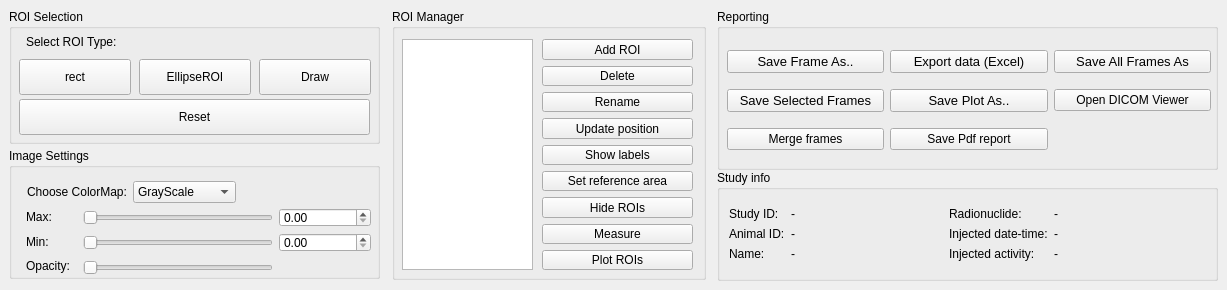
    <widget class="QWidget" name="ProcessingTools">
     <property name="sizePolicy">
      <sizepolicy hsizetype="Expanding" vsizetype="Expanding">
       <horstretch>0</horstretch>
       <verstretch>0</verstretch>
      </sizepolicy>
     </property>
     <attribute name="title">
      <string>Processing Tools</string>
     </attribute>
     <widget class="QGroupBox" name="gB_SaveSection">
      <property name="geometry">
       <rect>
        <x>717</x>
        <y>9</y>
        <width>501</width>
        <height>161</height>
       </rect>
      </property>
      <property name="sizePolicy">
       <sizepolicy hsizetype="MinimumExpanding" vsizetype="MinimumExpanding">
        <horstretch>0</horstretch>
        <verstretch>0</verstretch>
       </sizepolicy>
      </property>
      <property name="title">
       <string>Reporting</string>
      </property>
      <widget class="QWidget" name="layoutWidget">
       <property name="geometry">
        <rect>
         <x>10</x>
         <y>31</y>
         <width>484</width>
         <height>121</height>
        </rect>
       </property>
       <layout class="QGridLayout" name="gridLayout">
        <item row="0" column="0">
         <widget class="QPushButton" name="PB_saveAs">
          <property name="font">
           <font>
            <pointsize>10</pointsize>
           </font>
          </property>
          <property name="toolTip">
           <string>&lt;html&gt;&lt;head/&gt;&lt;body&gt;&lt;p&gt;Saves a single frame.&lt;/p&gt;&lt;/body&gt;&lt;/html&gt;</string>
          </property>
          <property name="text">
           <string>Save Frame As..</string>
          </property>
         </widget>
        </item>
        <item row="0" column="1">
         <widget class="QPushButton" name="PB_plot_excel">
          <property name="font">
           <font>
            <pointsize>10</pointsize>
           </font>
          </property>
          <property name="toolTip">
           <string>&lt;html&gt;&lt;head/&gt;&lt;body&gt;&lt;p&gt;Saves the data for the ROIs in the ROI list. &lt;/p&gt;&lt;/body&gt;&lt;/html&gt;</string>
          </property>
          <property name="text">
           <string>Export data (Excel)</string>
          </property>
         </widget>
        </item>
        <item row="0" column="2">
         <widget class="QPushButton" name="PB_saveAllFrames">
          <property name="font">
           <font>
            <pointsize>10</pointsize>
           </font>
          </property>
          <property name="toolTip">
           <string>&lt;html&gt;&lt;head/&gt;&lt;body&gt;&lt;p&gt;Saves all frames. &lt;/p&gt;&lt;/body&gt;&lt;/html&gt;</string>
          </property>
          <property name="text">
           <string>Save All Frames As</string>
          </property>
         </widget>
        </item>
        <item row="1" column="0">
         <widget class="QPushButton" name="PB_saveSelected">
          <property name="font">
           <font>
            <pointsize>10</pointsize>
           </font>
          </property>
          <property name="toolTip">
           <string>&lt;html&gt;&lt;head/&gt;&lt;body&gt;&lt;p&gt;Saves selected frames. &lt;/p&gt;&lt;/body&gt;&lt;/html&gt;</string>
          </property>
          <property name="text">
           <string>Save Selected Frames</string>
          </property>
         </widget>
        </item>
        <item row="1" column="1">
         <widget class="QPushButton" name="PB_savePlot">
          <property name="font">
           <font>
            <pointsize>10</pointsize>
           </font>
          </property>
          <property name="toolTip">
           <string>&lt;html&gt;&lt;head/&gt;&lt;body&gt;&lt;p&gt;Saves the plot. &lt;/p&gt;&lt;/body&gt;&lt;/html&gt;</string>
          </property>
          <property name="text">
           <string>Save Plot As..</string>
          </property>
         </widget>
        </item>
        <item row="1" column="2">
         <widget class="QPushButton" name="PB_dicomViewer">
          <property name="toolTip">
           <string>&lt;html&gt;&lt;head/&gt;&lt;body&gt;&lt;p&gt;Opens a DICOM viewer (if available). &lt;/p&gt;&lt;/body&gt;&lt;/html&gt;</string>
          </property>
          <property name="text">
           <string>Open DICOM Viewer</string>
          </property>
         </widget>
        </item>
        <item row="2" column="0">
         <widget class="QPushButton" name="PB_merge">
          <property name="text">
           <string>Merge frames</string>
          </property>
         </widget>
        </item>
        <item row="2" column="1">
         <widget class="QPushButton" name="PB_pdfReport">
          <property name="text">
           <string>Save Pdf report</string>
          </property>
         </widget>
        </item>
       </layout>
      </widget>
     </widget>
     <widget class="QGroupBox" name="gB_ROIManager">
      <property name="geometry">
       <rect>
        <x>392</x>
        <y>9</y>
        <width>314</width>
        <height>271</height>
       </rect>
      </property>
      <property name="sizePolicy">
       <sizepolicy hsizetype="MinimumExpanding" vsizetype="MinimumExpanding">
        <horstretch>0</horstretch>
        <verstretch>0</verstretch>
       </sizepolicy>
      </property>
      <property name="title">
       <string>ROI Manager</string>
      </property>
      <widget class="QListWidget" name="ROI_list">
       <property name="geometry">
        <rect>
         <x>10</x>
         <y>30</y>
         <width>131</width>
         <height>231</height>
        </rect>
       </property>
       <property name="sizePolicy">
        <sizepolicy hsizetype="MinimumExpanding" vsizetype="MinimumExpanding">
         <horstretch>0</horstretch>
         <verstretch>0</verstretch>
        </sizepolicy>
       </property>
      </widget>
      <widget class="QWidget" name="widget" native="true">
       <property name="geometry">
        <rect>
         <x>150</x>
         <y>30</y>
         <width>151</width>
         <height>231</height>
        </rect>
       </property>
       <layout class="QGridLayout" name="gridLayout_5">
        <item row="3" column="0">
         <widget class="QPushButton" name="PB_updatePos">
          <property name="sizePolicy">
           <sizepolicy hsizetype="Preferred" vsizetype="Fixed">
            <horstretch>0</horstretch>
            <verstretch>0</verstretch>
           </sizepolicy>
          </property>
          <property name="toolTip">
           <string>&lt;html&gt;&lt;head/&gt;&lt;body&gt;&lt;p&gt;Press to update the position of a ROI that has been moved. This should be pressed every time after moving a ROI.&lt;/p&gt;&lt;/body&gt;&lt;/html&gt;</string>
          </property>
          <property name="text">
           <string>Update position</string>
          </property>
         </widget>
        </item>
        <item row="4" column="0">
         <widget class="QPushButton" name="PB_ShowLabels">
          <property name="sizePolicy">
           <sizepolicy hsizetype="Preferred" vsizetype="Fixed">
            <horstretch>0</horstretch>
            <verstretch>0</verstretch>
           </sizepolicy>
          </property>
          <property name="toolTip">
           <string>&lt;html&gt;&lt;head/&gt;&lt;body&gt;&lt;p&gt;Press to see the labels of the ROIs.&lt;/p&gt;&lt;/body&gt;&lt;/html&gt;</string>
          </property>
          <property name="text">
           <string>Show labels</string>
          </property>
          <property name="checkable">
           <bool>false</bool>
          </property>
         </widget>
        </item>
        <item row="6" column="0">
         <widget class="QPushButton" name="PB_showRois">
          <property name="sizePolicy">
           <sizepolicy hsizetype="Preferred" vsizetype="Fixed">
            <horstretch>0</horstretch>
            <verstretch>0</verstretch>
           </sizepolicy>
          </property>
          <property name="toolTip">
           <string>&lt;html&gt;&lt;head/&gt;&lt;body&gt;&lt;p&gt;Press to hide/see all ROIs. &lt;/p&gt;&lt;/body&gt;&lt;/html&gt;</string>
          </property>
          <property name="text">
           <string>Hide ROIs</string>
          </property>
          <property name="checkable">
           <bool>false</bool>
          </property>
         </widget>
        </item>
        <item row="8" column="0">
         <widget class="QPushButton" name="PB_plotRois">
          <property name="toolTip">
           <string>&lt;html&gt;&lt;head/&gt;&lt;body&gt;&lt;p&gt;Press to plot the ROIs in the list. &lt;/p&gt;&lt;/body&gt;&lt;/html&gt;</string>
          </property>
          <property name="text">
           <string>Plot ROIs</string>
          </property>
          <property name="checkable">
           <bool>true</bool>
          </property>
         </widget>
        </item>
        <item row="1" column="0">
         <widget class="QPushButton" name="PB_deleteRoi">
          <property name="sizePolicy">
           <sizepolicy hsizetype="Preferred" vsizetype="Fixed">
            <horstretch>0</horstretch>
            <verstretch>0</verstretch>
           </sizepolicy>
          </property>
          <property name="toolTip">
           <string>&lt;html&gt;&lt;head/&gt;&lt;body&gt;&lt;p&gt;Press to delete a ROI from the list.&lt;/p&gt;&lt;/body&gt;&lt;/html&gt;</string>
          </property>
          <property name="text">
           <string>Delete</string>
          </property>
         </widget>
        </item>
        <item row="0" column="0">
         <widget class="QPushButton" name="PB_addRoi">
          <property name="sizePolicy">
           <sizepolicy hsizetype="Preferred" vsizetype="Fixed">
            <horstretch>0</horstretch>
            <verstretch>0</verstretch>
           </sizepolicy>
          </property>
          <property name="toolTip">
           <string>&lt;html&gt;&lt;head/&gt;&lt;body&gt;&lt;p&gt;Press to add a ROI in the list.&lt;/p&gt;&lt;/body&gt;&lt;/html&gt;</string>
          </property>
          <property name="text">
           <string>Add ROI</string>
          </property>
         </widget>
        </item>
        <item row="5" column="0">
         <widget class="QPushButton" name="PB_refArea">
          <property name="toolTip">
           <string>&lt;html&gt;&lt;head/&gt;&lt;body&gt;&lt;p&gt;Press to make a selected ROI  Reference Area. Double click to deselect the ROI from being Reference Area. &lt;/p&gt;&lt;/body&gt;&lt;/html&gt;</string>
          </property>
          <property name="text">
           <string>Set reference area</string>
          </property>
          <property name="checkable">
           <bool>true</bool>
          </property>
         </widget>
        </item>
        <item row="7" column="0">
         <widget class="QPushButton" name="PB_measure">
          <property name="toolTip">
           <string>&lt;html&gt;&lt;head/&gt;&lt;body&gt;&lt;p&gt;Press to see details  of a selected ROI.&lt;/p&gt;&lt;/body&gt;&lt;/html&gt;</string>
          </property>
          <property name="text">
           <string>Measure</string>
          </property>
         </widget>
        </item>
        <item row="2" column="0">
         <widget class="QPushButton" name="PB_renameRoi">
          <property name="sizePolicy">
           <sizepolicy hsizetype="Preferred" vsizetype="Fixed">
            <horstretch>0</horstretch>
            <verstretch>0</verstretch>
           </sizepolicy>
          </property>
          <property name="toolTip">
           <string>&lt;html&gt;&lt;head/&gt;&lt;body&gt;&lt;p&gt;Press to rename a selected ROI from the list. &lt;/p&gt;&lt;/body&gt;&lt;/html&gt;</string>
          </property>
          <property name="text">
           <string>Rename</string>
          </property>
         </widget>
        </item>
       </layout>
      </widget>
     </widget>
     <widget class="QGroupBox" name="gB_RoiSelection">
      <property name="geometry">
       <rect>
        <x>9</x>
        <y>9</y>
        <width>371</width>
        <height>135</height>
       </rect>
      </property>
      <property name="sizePolicy">
       <sizepolicy hsizetype="Fixed" vsizetype="Fixed">
        <horstretch>0</horstretch>
        <verstretch>0</verstretch>
       </sizepolicy>
      </property>
      <property name="title">
       <string>ROI Selection</string>
      </property>
      <widget class="QLabel" name="L_RoiType">
       <property name="geometry">
        <rect>
         <x>17</x>
         <y>25</y>
         <width>100</width>
         <height>16</height>
        </rect>
       </property>
       <property name="text">
        <string>Select ROI Type:</string>
       </property>
      </widget>
      <widget class="QPushButton" name="pb_rectROI">
       <property name="geometry">
        <rect>
         <x>10</x>
         <y>50</y>
         <width>112</width>
         <height>36</height>
        </rect>
       </property>
       <property name="sizePolicy">
        <sizepolicy hsizetype="Fixed" vsizetype="Fixed">
         <horstretch>0</horstretch>
         <verstretch>0</verstretch>
        </sizepolicy>
       </property>
       <property name="toolTip">
        <string>&lt;html&gt;&lt;head/&gt;&lt;body&gt;&lt;p&gt;Press to select a rectangular ROI in the image. &lt;/p&gt;&lt;/body&gt;&lt;/html&gt;</string>
       </property>
       <property name="text">
        <string>rect</string>
       </property>
       <property name="icon">
        <iconset>
         <normaloff>:/logos/rectangular-geometrical-shape-outline.png</normaloff>:/logos/rectangular-geometrical-shape-outline.png</iconset>
       </property>
       <property name="iconSize">
        <size>
         <width>32</width>
         <height>32</height>
        </size>
       </property>
       <property name="checkable">
        <bool>true</bool>
       </property>
       <property name="autoExclusive">
        <bool>false</bool>
       </property>
      </widget>
      <widget class="QPushButton" name="pb_reset_4">
       <property name="enabled">
        <bool>true</bool>
       </property>
       <property name="geometry">
        <rect>
         <x>10</x>
         <y>90</y>
         <width>351</width>
         <height>36</height>
        </rect>
       </property>
       <property name="sizePolicy">
        <sizepolicy hsizetype="MinimumExpanding" vsizetype="MinimumExpanding">
         <horstretch>0</horstretch>
         <verstretch>0</verstretch>
        </sizepolicy>
       </property>
       <property name="toolTip">
        <string>&lt;html&gt;&lt;head/&gt;&lt;body&gt;&lt;p&gt;Press to reset. &lt;/p&gt;&lt;/body&gt;&lt;/html&gt;</string>
       </property>
       <property name="text">
        <string>Reset</string>
       </property>
      </widget>
      <widget class="QPushButton" name="pb_ellipseROI">
       <property name="geometry">
        <rect>
         <x>130</x>
         <y>50</y>
         <width>112</width>
         <height>36</height>
        </rect>
       </property>
       <property name="sizePolicy">
        <sizepolicy hsizetype="Fixed" vsizetype="Fixed">
         <horstretch>0</horstretch>
         <verstretch>0</verstretch>
        </sizepolicy>
       </property>
       <property name="toolTip">
        <string>&lt;html&gt;&lt;head/&gt;&lt;body&gt;&lt;p&gt;Press to select a ellipsoid ROI in the image. &lt;/p&gt;&lt;/body&gt;&lt;/html&gt;</string>
       </property>
       <property name="text">
        <string>EllipseROI</string>
       </property>
       <property name="icon">
        <iconset>
         <normaloff>:/logos/ellipse-vector-format.png</normaloff>:/logos/ellipse-vector-format.png</iconset>
       </property>
       <property name="iconSize">
        <size>
         <width>32</width>
         <height>32</height>
        </size>
       </property>
       <property name="checkable">
        <bool>true</bool>
       </property>
       <property name="autoExclusive">
        <bool>false</bool>
       </property>
      </widget>
      <widget class="QPushButton" name="pb_freeROI">
       <property name="geometry">
        <rect>
         <x>250</x>
         <y>50</y>
         <width>112</width>
         <height>36</height>
        </rect>
       </property>
       <property name="sizePolicy">
        <sizepolicy hsizetype="Fixed" vsizetype="Fixed">
         <horstretch>0</horstretch>
         <verstretch>0</verstretch>
        </sizepolicy>
       </property>
       <property name="toolTip">
        <string>&lt;html&gt;&lt;head/&gt;&lt;body&gt;&lt;p&gt;Press to draw an arbitrary ROI in the image. &lt;/p&gt;&lt;/body&gt;&lt;/html&gt;</string>
       </property>
       <property name="text">
        <string>Draw</string>
       </property>
       <property name="icon">
        <iconset>
         <normaloff>:/logos/irregular-line-of-straight-lines-and-angles.png</normaloff>:/logos/irregular-line-of-straight-lines-and-angles.png</iconset>
       </property>
       <property name="iconSize">
        <size>
         <width>32</width>
         <height>32</height>
        </size>
       </property>
       <property name="checkable">
        <bool>true</bool>
       </property>
       <property name="autoExclusive">
        <bool>false</bool>
       </property>
      </widget>
     </widget>
     <widget class="QGroupBox" name="gB_ImageSettings">
      <property name="geometry">
       <rect>
        <x>9</x>
        <y>148</y>
        <width>371</width>
        <height>131</height>
       </rect>
      </property>
      <property name="sizePolicy">
       <sizepolicy hsizetype="Preferred" vsizetype="Expanding">
        <horstretch>0</horstretch>
        <verstretch>0</verstretch>
       </sizepolicy>
      </property>
      <property name="title">
       <string>Image Settings</string>
      </property>
      <widget class="QSlider" name="opacitySlider">
       <property name="geometry">
        <rect>
         <x>74</x>
         <y>110</y>
         <width>190</width>
         <height>19</height>
        </rect>
       </property>
       <property name="orientation">
        <enum>Qt::Horizontal</enum>
       </property>
      </widget>
      <widget class="QLabel" name="opacityLabel">
       <property name="geometry">
        <rect>
         <x>17</x>
         <y>110</y>
         <width>51</width>
         <height>16</height>
        </rect>
       </property>
       <property name="text">
        <string>Opacity:</string>
       </property>
      </widget>
      <widget class="QSlider" name="horizontalSlider_contrast_min">
       <property name="geometry">
        <rect>
         <x>74</x>
         <y>85</y>
         <width>190</width>
         <height>19</height>
        </rect>
       </property>
       <property name="sizePolicy">
        <sizepolicy hsizetype="Preferred" vsizetype="Fixed">
         <horstretch>0</horstretch>
         <verstretch>0</verstretch>
        </sizepolicy>
       </property>
       <property name="orientation">
        <enum>Qt::Horizontal</enum>
       </property>
      </widget>
      <widget class="QSlider" name="horizontalSlider_contrast">
       <property name="geometry">
        <rect>
         <x>74</x>
         <y>60</y>
         <width>190</width>
         <height>19</height>
        </rect>
       </property>
       <property name="sizePolicy">
        <sizepolicy hsizetype="Preferred" vsizetype="Fixed">
         <horstretch>0</horstretch>
         <verstretch>0</verstretch>
        </sizepolicy>
       </property>
       <property name="orientation">
        <enum>Qt::Horizontal</enum>
       </property>
      </widget>
      <widget class="QLabel" name="l_contrast_2">
       <property name="geometry">
        <rect>
         <x>17</x>
         <y>61</y>
         <width>30</width>
         <height>16</height>
        </rect>
       </property>
       <property name="sizePolicy">
        <sizepolicy hsizetype="Fixed" vsizetype="Fixed">
         <horstretch>0</horstretch>
         <verstretch>0</verstretch>
        </sizepolicy>
       </property>
       <property name="text">
        <string>Max:</string>
       </property>
      </widget>
      <widget class="QLabel" name="l_contrast_3">
       <property name="geometry">
        <rect>
         <x>17</x>
         <y>86</y>
         <width>27</width>
         <height>16</height>
        </rect>
       </property>
       <property name="sizePolicy">
        <sizepolicy hsizetype="Fixed" vsizetype="Fixed">
         <horstretch>0</horstretch>
         <verstretch>0</verstretch>
        </sizepolicy>
       </property>
       <property name="text">
        <string>Min:</string>
       </property>
      </widget>
      <widget class="QDoubleSpinBox" name="sB_max">
       <property name="geometry">
        <rect>
         <x>270</x>
         <y>60</y>
         <width>92</width>
         <height>19</height>
        </rect>
       </property>
      </widget>
      <widget class="QDoubleSpinBox" name="sB_min">
       <property name="geometry">
        <rect>
         <x>270</x>
         <y>85</y>
         <width>92</width>
         <height>19</height>
        </rect>
       </property>
      </widget>
      <widget class="QWidget" name="layoutWidget">
       <property name="geometry">
        <rect>
         <x>18</x>
         <y>30</y>
         <width>209</width>
         <height>28</height>
        </rect>
       </property>
       <layout class="QGridLayout" name="gridLayout_4">
        <item row="0" column="0">
         <widget class="QLabel" name="L_choosecM">
          <property name="sizePolicy">
           <sizepolicy hsizetype="Fixed" vsizetype="Fixed">
            <horstretch>0</horstretch>
            <verstretch>0</verstretch>
           </sizepolicy>
          </property>
          <property name="text">
           <string>Choose ColorMap:</string>
          </property>
         </widget>
        </item>
        <item row="0" column="1">
         <widget class="QComboBox" name="CB_colormaps">
          <property name="sizePolicy">
           <sizepolicy hsizetype="Preferred" vsizetype="Fixed">
            <horstretch>0</horstretch>
            <verstretch>0</verstretch>
           </sizepolicy>
          </property>
          <property name="currentIndex">
           <number>0</number>
          </property>
          <item>
           <property name="text">
            <string>GrayScale</string>
           </property>
          </item>
          <item>
           <property name="text">
            <string>Royal</string>
           </property>
          </item>
          <item>
           <property name="text">
            <string>Jet</string>
           </property>
          </item>
          <item>
           <property name="text">
            <string>Red Hot</string>
           </property>
          </item>
          <item>
           <property name="text">
            <string>Smart</string>
           </property>
          </item>
         </widget>
        </item>
       </layout>
      </widget>
     </widget>
     <widget class="QGroupBox" name="gB_SaveSection_2">
      <property name="geometry">
       <rect>
        <x>717</x>
        <y>170</y>
        <width>501</width>
        <height>111</height>
       </rect>
      </property>
      <property name="sizePolicy">
       <sizepolicy hsizetype="MinimumExpanding" vsizetype="MinimumExpanding">
        <horstretch>0</horstretch>
        <verstretch>0</verstretch>
       </sizepolicy>
      </property>
      <property name="title">
       <string>Study info</string>
      </property>
      <layout class="QGridLayout" name="gridLayout_8">
       <item row="0" column="0">
        <layout class="QGridLayout" name="gridLayout_7">
         <item row="3" column="2">
          <widget class="QLabel" name="l_something">
           <property name="sizePolicy">
            <sizepolicy hsizetype="Fixed" vsizetype="Fixed">
             <horstretch>0</horstretch>
             <verstretch>0</verstretch>
            </sizepolicy>
           </property>
           <property name="text">
            <string>Injected date-time:</string>
           </property>
          </widget>
         </item>
         <item row="1" column="2">
          <widget class="QLabel" name="l_contrast_6">
           <property name="sizePolicy">
            <sizepolicy hsizetype="Fixed" vsizetype="Fixed">
             <horstretch>0</horstretch>
             <verstretch>0</verstretch>
            </sizepolicy>
           </property>
           <property name="text">
            <string>Radionuclide:</string>
           </property>
          </widget>
         </item>
         <item row="3" column="1">
          <widget class="QLabel" name="l_AnimalID">
           <property name="text">
            <string>-</string>
           </property>
          </widget>
         </item>
         <item row="4" column="0">
          <widget class="QLabel" name="l_contrast_5">
           <property name="sizePolicy">
            <sizepolicy hsizetype="Fixed" vsizetype="Fixed">
             <horstretch>0</horstretch>
             <verstretch>0</verstretch>
            </sizepolicy>
           </property>
           <property name="text">
            <string>Name:</string>
           </property>
          </widget>
         </item>
         <item row="3" column="0">
          <widget class="QLabel" name="l_contrast_7">
           <property name="sizePolicy">
            <sizepolicy hsizetype="Fixed" vsizetype="Fixed">
             <horstretch>0</horstretch>
             <verstretch>0</verstretch>
            </sizepolicy>
           </property>
           <property name="text">
            <string>Animal ID:</string>
           </property>
          </widget>
         </item>
         <item row="1" column="0">
          <widget class="QLabel" name="l_contrast_4">
           <property name="sizePolicy">
            <sizepolicy hsizetype="Fixed" vsizetype="Fixed">
             <horstretch>0</horstretch>
             <verstretch>0</verstretch>
            </sizepolicy>
           </property>
           <property name="text">
            <string>Study ID:</string>
           </property>
          </widget>
         </item>
         <item row="3" column="3">
          <widget class="QLabel" name="l_InjectDateTime">
           <property name="text">
            <string>-</string>
           </property>
          </widget>
         </item>
         <item row="4" column="1">
          <widget class="QLabel" name="l_Name">
           <property name="text">
            <string>-</string>
           </property>
          </widget>
         </item>
         <item row="1" column="1">
          <widget class="QLabel" name="l_StudID">
           <property name="text">
            <string>-</string>
           </property>
          </widget>
         </item>
         <item row="4" column="2">
          <widget class="QLabel" name="l_injectiveAct">
           <property name="sizePolicy">
            <sizepolicy hsizetype="Fixed" vsizetype="Fixed">
             <horstretch>0</horstretch>
             <verstretch>0</verstretch>
            </sizepolicy>
           </property>
           <property name="text">
            <string>Injected activity:</string>
           </property>
          </widget>
         </item>
         <item row="4" column="3">
          <widget class="QLabel" name="l_InjectAct">
           <property name="text">
            <string>-</string>
           </property>
          </widget>
         </item>
         <item row="1" column="3">
          <widget class="QLabel" name="l_Radio">
           <property name="text">
            <string>-</string>
           </property>
          </widget>
         </item>
        </layout>
       </item>
      </layout>
     </widget>
    </widget>
